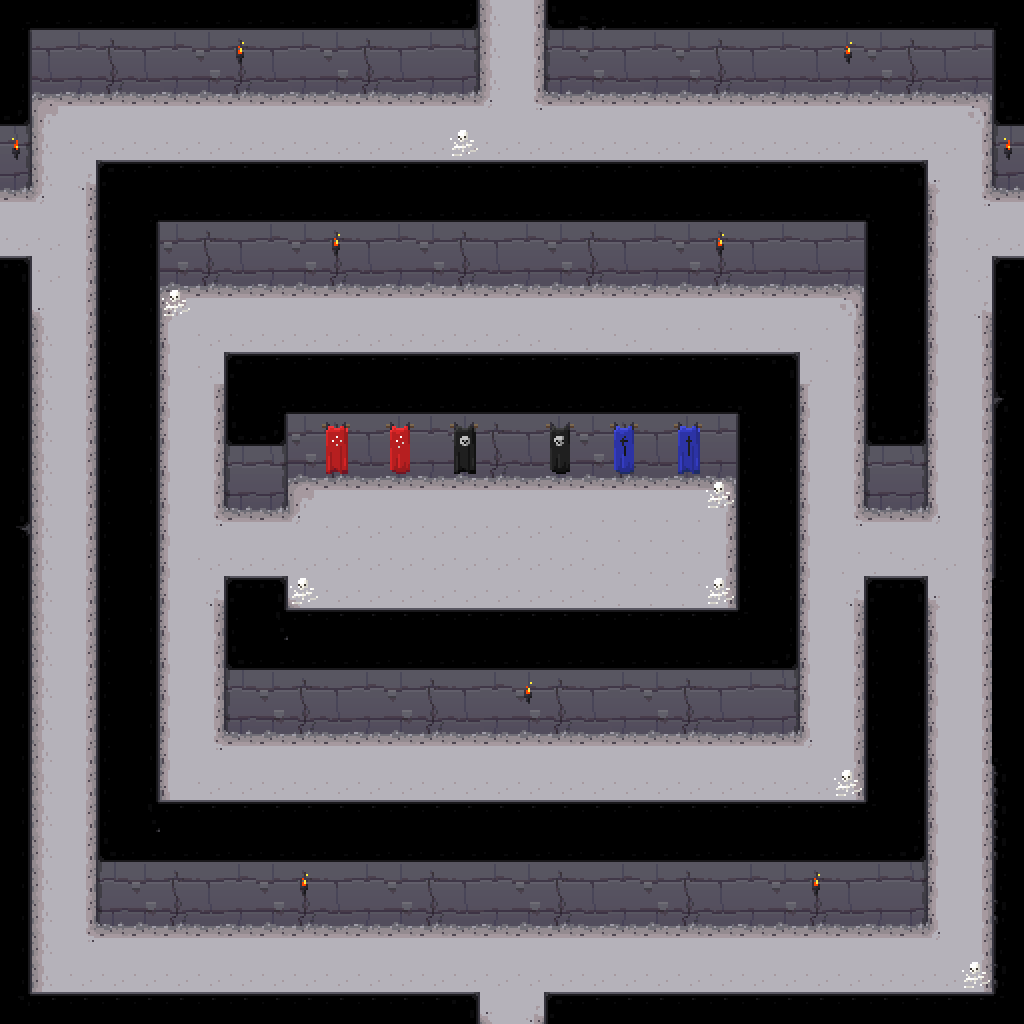

Tiled map render using the project's own tile images. Description and the map definition, with tile-layer contents summarised, below:
An orthogonal 32x32 tile map with 32x32 px tiles, 4 tile layers (ground, walls, objects, tops) and 27 objects (9x light, item, monster).

<map version="1.0" orientation="orthogonal" width="32" height="32" tilewidth="32" tileheight="32">
 <tileset firstgid="1" name="dungeon tileset calciumtrice" tilewidth="32" tileheight="32">
  <image source="../textures/spritesheets/dungeon tileset calciumtrice.png" width="960" height="808" />
 </tileset>
 <layer name="ground" width="32" height="32">
  <data>[1024 cells, 1024 non-empty, 12 distinct tile ids]</data>
 </layer>
 <layer name="walls" width="32" height="32">
  <data>[1024 cells, 232 non-empty, 12 distinct tile ids]</data>
 </layer>
 <layer name="objects" width="32" height="32">
  <data>[1024 cells, 28 non-empty, 15 distinct tile ids]</data>
 </layer>
 <layer name="tops" width="32" height="32">
  <data>[1024 cells, 368 non-empty, 18 distinct tile ids]</data>
 </layer>
 <objectgroup name="colliderWalls" width="0" height="0">
  <object x="0" y="0" width="480" height="96" />
  <object x="544" y="0" width="480" height="96" />
  <object x="0" y="96" width="32" height="96" />
  <object x="992" y="96" width="32" height="96" />
  <object x="0" y="288" width="32" height="736" />
  <object x="992" y="288" width="32" height="736" />
  <object x="96" y="192" width="832" height="96" />
  <object x="864" y="288" width="64" height="224" />
  <object x="96" y="288" width="64" height="640" />
  <object x="224" y="384" width="576" height="96" />
  <object x="224" y="480" width="64" height="32" />
  <object x="736" y="480" width="64" height="256" />
  <object x="224" y="608" width="64" height="128" />
  <object x="288" y="640" width="448" height="96" />
  <object x="864" y="608" width="64" height="320" />
  <object x="160" y="832" width="704" height="96" />
 </objectgroup>
 <objectgroup name="lights" width="0" height="0">
  <object name="light" x="992" y="128" width="32" height="32" />
  <object name="light" x="0" y="128" width="32" height="32" />
  <object name="light" x="224" y="32" width="32" height="32" />
  <object name="light" x="832" y="32" width="32" height="32" />
  <object name="light" x="320" y="224" width="32" height="32" />
  <object name="light" x="704" y="224" width="32" height="32" />
  <object name="light" x="512" y="672" width="32" height="32" />
  <object name="light" x="288" y="864" width="32" height="32" />
  <object name="light" x="800" y="864" width="32" height="32" />
 </objectgroup>
 <objectgroup name="mapObjects" width="0" height="0">
  <object name="item" x="672" y="512" width="32" height="32">
   <properties>
    <property name="type" value="potion_hp" />
    <property name="value" value="100" />
   </properties>
  </object>
  <object name="monster" x="416" y="512" width="32" height="32">
   <properties>
    <property name="type" value="zombie" />
   </properties>
  </object>
 </objectgroup>
</map>
